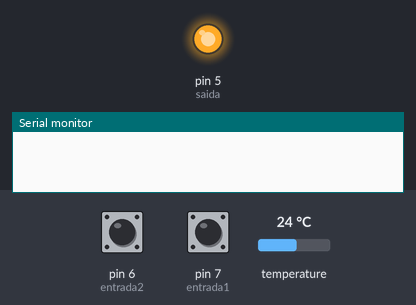
Bench run of a sketch on a simulated Arduino Uno, built with avr-gcc and run on an emulated ATmega328P. Parts: output pins drawn as LEDs (lit = HIGH), the last lines printed to the serial monitor. The inputs (shaded band) are chosen by the test bench; at power-on: pin 6 (entrada2) HIGH, pin 7 (entrada1) HIGH, temperature 24 °C. The local clock reads 2024-03-15 10:24:30 at power-on unless the sketch sets it; storage starts empty.

Above: at 4.2 s.
At 4.6 s:
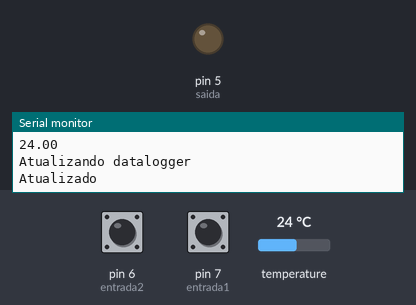
Timing chart, 0 to 6.1 s (numbered marks = the images above):
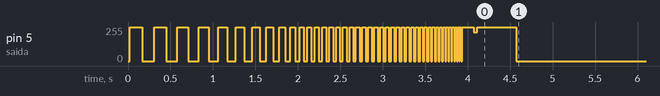

The sketch:

codigo_de_monitoramento_v1.ino
```cpp
/*
 * Instituto Federal de Educação, Ciência e Tecnologia Minas Gerais
 * IFMG - Campus Avançado Conselheiro Lafaiete
 *
 * Código para monitoramento de pluviógrafo Versão 1
 *
 * Autor.............: Jonas Henrique Nascimento
 * Data de início....: 30/06/2018
 * Data da ultima atualização: 22/07/2018
 * Data de término...: 22/07/2018
 *
 * O código consiste em um leitor de dois botões que recebem nivel lógico zero ao serem pressionados pelo movimento da báscula.
 * Após a leitura dos botões é feito uma contagem precisa de tempo de 1 minuto, a partir do modulo RTC. Com isso, se obtém o valor da intensidade do pressionar dos botões
 * sobre o tempo decorrido.
 * Como se espera analisar os valores ao futuro, estes são armazenados em um cartão SD em um arquivo SVC.
 * A intencidade será calculada a partir do número de pulsos colhidos pelos botões por minuto, e esta será calculada e armazenada no cartão SD por forma de um datalogger.
 * Tal datalogger será formado por um modelo de agenda em forma de tabela, contendo a data referênte a medida de cada pulso, e uma contagem do numero total naquele minuto.
 * Paralelamente será medida a temperatura ambiente através de um leitor de temperatura já embutido no shield RTC, a qual será armazenada, também no datalogger.
 * Ademais, o sistema contará com a possibilidade de revisionamentos, podendo alterar a data referente ao RTC por meio de uma interface HM ( Homem-máquina ).
 * Tal interface poderá ser acessada através da comunicação serial entre o microcontrolador e o computador, por meio de um cabo USB e de um adaptador Serial-SPI. Ou por meio da
 * atualização do código no microprocessador 328p.
 *
 * Todo o código, esquemático do circuito eletrônico e demais informações estarão sempre contidas no endereço abaixo, para livre aperfeiçoamento do código e do circuito. Todavia
 * pede-se, por educação, que ao compartilharem o código, mantenham os autores originais, tão bem quanto o nome da instituição.
 *
 * https://github.com/W8jonas/pluviografo
 *
 */


//-----------------------------------------------------------------
// §§§§ Hardware §§§§  //
/*
 * Consiste na comunicação SPI com o módulo cartão SD, na comuni-
 * cação I2C com o módulo DS3231. Além de possuir sua saída, ori-
 * ginalmente o pino 5 ligado a um resistor que é ligado à um LED
 * em current source. Ademais, os dois botões estão ligados em
 * pull up. Originalmente, nos digitais 6 e 7.
 * Para mais informações, consute os esquemáticos na raiz de todo
 * o projeto, seguindo o link do GitHub, apresentado no cabeçalho
 * deste projeto.
 *
*/


//-----------------------------------------------------------------
// §§§§ Declaração das bibliotecas §§§§  //
#include <avr/sleep.h>
#include <DS3231.h>
#include <SPI.h>
#include <SD.h>


//-----------------------------------------------------------------
// §§§§ Definições de Hardware §§§§  //
#define entrada1 7
#define entrada2 6
#define saida    5
#define chip_select 4


//-----------------------------------------------------------------
// §§§§ Declaração das variáveis globais §§§§  //
bool estado1 = false;
bool estado2 = false;
bool flag1   = false;
bool flag2   = false;

unsigned int minuto_antigo = 0;
unsigned int minuto_atual = 0;
unsigned long contador_de_pulsos = 0;


//-----------------------------------------------------------------
// §§§§ Declaração dos objetos §§§§  //
DS3231  rtc(SDA, SCL);
Time  t;
File datalogger;


//-----------------------------------------------------------------
// §§§§ Void Setup §§§§  //
void setup() {
   pinMode(entrada1, INPUT_PULLUP);
   pinMode(entrada2, INPUT_PULLUP);
   pinMode(saida, OUTPUT);
   Serial.begin(115200);
   int i = 150;
   rtc.begin();
   while (!Serial) {;}

   if (!SD.begin(chip_select)) {
     Serial.println("Erro ao ler cartao de memoria");
     return;
  }
   //rtc.setDOW(SUNDAY);          // Selecione o dia em ingles; Ex: (SUNDAY) - Domingo
   //rtc.setTime(10, 4, 15);     // Selecione a hora; Ex: (14, 30, 10)  -- 14 horas, 30 minutos e 10 segundos
   //rtc.setDate(30, 9, 2018);    // Selecione a data; Ex: (20, 7, 2018) -- Dia 20 do mes 7 de 2018.

   while(1){
      digitalWrite(saida, HIGH);
      delay(i);
      i = i-10;
      digitalWrite(saida, LOW);
      delay(i);
      if (i < 50) {i = i+9;}
      if (i == 9) {break;}
   }
   digitalWrite(saida, HIGH);
   delay(500);
   digitalWrite(saida, LOW);

}


//-----------------------------------------------------------------
// §§§§ Void Loop §§§§  //
void loop() {

 t = rtc.getTime();

 minuto_atual = t.min;

 if ( minuto_antigo != minuto_atual ){
    minuto_antigo = minuto_atual;
    Serial.print("Foi apertado o botao: ");
    Serial.println(contador_de_pulsos);
    datalogger = SD.open("Valores.svc", FILE_WRITE);
    Serial.println(rtc.getDateStr());
    Serial.println(rtc.getTimeStr());
    Serial.println(rtc.getTemp());

    if ( datalogger ) {
       Serial.println("Atualizando datalogger");
//       datalogger.println("    Data,    |    Hora,    |   Contagem,   |   Temperatura,   |");
       datalogger.print(rtc.getDateStr());
       datalogger.print(",  |  ");
       datalogger.print(rtc.getTimeStr());
       datalogger.print(",  |      ");
       if(contador_de_pulsos < 10) {datalogger.print("0");}
       datalogger.print(contador_de_pulsos);
       datalogger.print(",       |      ");
       datalogger.print(rtc.getTemp());
       datalogger.println(",      |");
       datalogger.close();
    } else {
       Serial.println("Erro ao abrir datalogger");
    }
    contador_de_pulsos = 0;
    Serial.println("Atualizado");
 }

 estado1 = digitalRead(entrada1);
 estado2 = digitalRead(entrada2);

 if ( estado1 == LOW ) {
    flag1 = true;
 }

 if ( estado2 == LOW ) {
    flag2 = true;
 }

 if ( (estado1 == HIGH) && (flag1 == true) ){ // botão 1 trocou de estado -- botao apertado
    digitalWrite(saida, LOW);
    contador_de_pulsos ++;
    digitalWrite(saida, HIGH);
    delay(20);
    digitalWrite(saida, LOW);
    delay(20);
    flag1 = false;
 }

 if ( (estado2 == HIGH) && (flag2 == true) ){ // botão 2 trocou de estado -- botao apertado
    digitalWrite(saida, HIGH);
    contador_de_pulsos ++;
    digitalWrite(saida, HIGH);
    delay(20);
    digitalWrite(saida, LOW);
    delay(20);
    flag2 = false;
 }

 if ((estado1 == HIGH) && (estado2 == HIGH) || (flag1 == true) && (flag2 == true)) { // Erro, pois não se pode ter os dois botões ou as duas flags setadas ao mesmo tempo.
    // reset
 }


}
```
